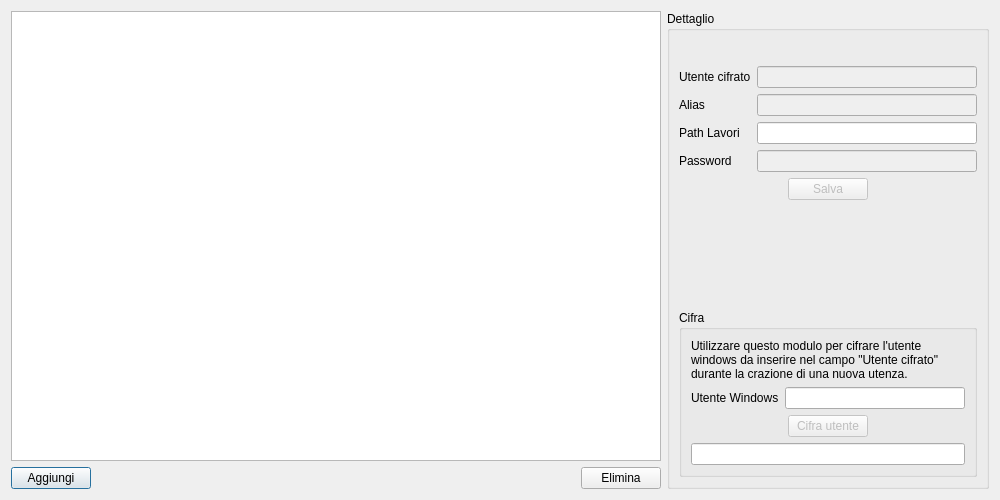
<?xml version="1.0" encoding="UTF-8"?>
<ui version="4.0">
 <class>Utenti</class>
 <widget class="QDialog" name="Utenti">
  <property name="geometry">
   <rect>
    <x>0</x>
    <y>0</y>
    <width>1000</width>
    <height>500</height>
   </rect>
  </property>
  <property name="windowTitle">
   <string>Gestione Utenti</string>
  </property>
  <layout class="QHBoxLayout" name="horizontalLayout_6">
   <item>
    <layout class="QVBoxLayout" name="verticalLayout_4">
     <item>
      <widget class="QTableWidget" name="tabella">
       <property name="minimumSize">
        <size>
         <width>650</width>
         <height>0</height>
        </size>
       </property>
       <property name="selectionMode">
        <enum>QAbstractItemView::SingleSelection</enum>
       </property>
       <property name="selectionBehavior">
        <enum>QAbstractItemView::SelectRows</enum>
       </property>
      </widget>
     </item>
     <item>
      <layout class="QHBoxLayout" name="horizontalLayout_4">
       <item>
        <widget class="QPushButton" name="btnAggiungi">
         <property name="text">
          <string>Aggiungi</string>
         </property>
        </widget>
       </item>
       <item>
        <spacer name="horizontalSpacer_5">
         <property name="orientation">
          <enum>Qt::Horizontal</enum>
         </property>
         <property name="sizeHint" stdset="0">
          <size>
           <width>40</width>
           <height>20</height>
          </size>
         </property>
        </spacer>
       </item>
       <item>
        <widget class="QPushButton" name="btnElimina">
         <property name="text">
          <string>Elimina</string>
         </property>
        </widget>
       </item>
      </layout>
     </item>
    </layout>
   </item>
   <item>
    <layout class="QVBoxLayout" name="verticalLayout_3">
     <item>
      <widget class="QGroupBox" name="groupBox">
       <property name="title">
        <string>Dettaglio</string>
       </property>
       <layout class="QVBoxLayout" name="verticalLayout">
        <item>
         <layout class="QHBoxLayout" name="horizontalLayout_5">
          <item>
           <spacer name="horizontalSpacer_6">
            <property name="orientation">
             <enum>Qt::Horizontal</enum>
            </property>
            <property name="sizeHint" stdset="0">
             <size>
              <width>40</width>
              <height>20</height>
             </size>
            </property>
           </spacer>
          </item>
          <item>
           <widget class="QLabel" name="label_6">
            <property name="text">
             <string/>
            </property>
            <property name="pixmap">
             <pixmap resource="Immagini.qrc">:/icone/icone_32/utenti.png</pixmap>
            </property>
           </widget>
          </item>
         </layout>
        </item>
        <item>
         <layout class="QFormLayout" name="formLayout">
          <item row="0" column="0">
           <widget class="QLabel" name="label">
            <property name="text">
             <string>Utente cifrato</string>
            </property>
           </widget>
          </item>
          <item row="0" column="1">
           <widget class="QLineEdit" name="utenteEdit">
            <property name="enabled">
             <bool>false</bool>
            </property>
            <property name="sizePolicy">
             <sizepolicy hsizetype="Expanding" vsizetype="Fixed">
              <horstretch>0</horstretch>
              <verstretch>0</verstretch>
             </sizepolicy>
            </property>
           </widget>
          </item>
          <item row="1" column="0">
           <widget class="QLabel" name="label_2">
            <property name="text">
             <string>Alias</string>
            </property>
           </widget>
          </item>
          <item row="1" column="1">
           <widget class="QLineEdit" name="aliasEdit">
            <property name="enabled">
             <bool>false</bool>
            </property>
           </widget>
          </item>
          <item row="3" column="0">
           <widget class="QLabel" name="label_3">
            <property name="text">
             <string>Password</string>
            </property>
           </widget>
          </item>
          <item row="3" column="1">
           <widget class="QLineEdit" name="pwdEdit">
            <property name="enabled">
             <bool>false</bool>
            </property>
           </widget>
          </item>
          <item row="2" column="0">
           <widget class="QLabel" name="label_7">
            <property name="text">
             <string>Path Lavori</string>
            </property>
           </widget>
          </item>
          <item row="2" column="1">
           <widget class="QLineEdit" name="pathEdit"/>
          </item>
         </layout>
        </item>
        <item>
         <layout class="QHBoxLayout" name="horizontalLayout">
          <item>
           <spacer name="horizontalSpacer">
            <property name="orientation">
             <enum>Qt::Horizontal</enum>
            </property>
            <property name="sizeHint" stdset="0">
             <size>
              <width>40</width>
              <height>20</height>
             </size>
            </property>
           </spacer>
          </item>
          <item>
           <widget class="QPushButton" name="btnModifica">
            <property name="enabled">
             <bool>false</bool>
            </property>
            <property name="text">
             <string>Salva</string>
            </property>
           </widget>
          </item>
          <item>
           <spacer name="horizontalSpacer_2">
            <property name="orientation">
             <enum>Qt::Horizontal</enum>
            </property>
            <property name="sizeHint" stdset="0">
             <size>
              <width>40</width>
              <height>20</height>
             </size>
            </property>
           </spacer>
          </item>
         </layout>
        </item>
        <item>
         <spacer name="verticalSpacer">
          <property name="orientation">
           <enum>Qt::Vertical</enum>
          </property>
          <property name="sizeHint" stdset="0">
           <size>
            <width>20</width>
            <height>40</height>
           </size>
          </property>
         </spacer>
        </item>
        <item>
         <widget class="QGroupBox" name="groupBox_2">
          <property name="title">
           <string>Cifra</string>
          </property>
          <layout class="QVBoxLayout" name="verticalLayout_2">
           <item>
            <widget class="QLabel" name="label_5">
             <property name="text">
              <string>&lt;html&gt;&lt;head/&gt;&lt;body&gt;&lt;p&gt;Utilizzare questo modulo per cifrare l'utente windows da inserire nel campo &amp;quot;Utente cifrato&amp;quot; durante la crazione di una nuova utenza.&lt;/p&gt;&lt;/body&gt;&lt;/html&gt;</string>
             </property>
             <property name="wordWrap">
              <bool>true</bool>
             </property>
            </widget>
           </item>
           <item>
            <layout class="QHBoxLayout" name="horizontalLayout_2">
             <item>
              <widget class="QLabel" name="label_4">
               <property name="text">
                <string>Utente Windows</string>
               </property>
              </widget>
             </item>
             <item>
              <widget class="QLineEdit" name="utenteWinEdit"/>
             </item>
            </layout>
           </item>
           <item>
            <layout class="QHBoxLayout" name="horizontalLayout_3">
             <item>
              <spacer name="horizontalSpacer_3">
               <property name="orientation">
                <enum>Qt::Horizontal</enum>
               </property>
               <property name="sizeHint" stdset="0">
                <size>
                 <width>40</width>
                 <height>20</height>
                </size>
               </property>
              </spacer>
             </item>
             <item>
              <widget class="QPushButton" name="btnCifra">
               <property name="enabled">
                <bool>false</bool>
               </property>
               <property name="text">
                <string>Cifra utente</string>
               </property>
              </widget>
             </item>
             <item>
              <spacer name="horizontalSpacer_4">
               <property name="orientation">
                <enum>Qt::Horizontal</enum>
               </property>
               <property name="sizeHint" stdset="0">
                <size>
                 <width>40</width>
                 <height>20</height>
                </size>
               </property>
              </spacer>
             </item>
            </layout>
           </item>
           <item>
            <widget class="QLineEdit" name="utenteCifratoEdit"/>
           </item>
          </layout>
         </widget>
        </item>
       </layout>
      </widget>
     </item>
    </layout>
   </item>
  </layout>
 </widget>
 <resources>
  <include location="Immagini.qrc"/>
 </resources>
 <connections/>
</ui>
